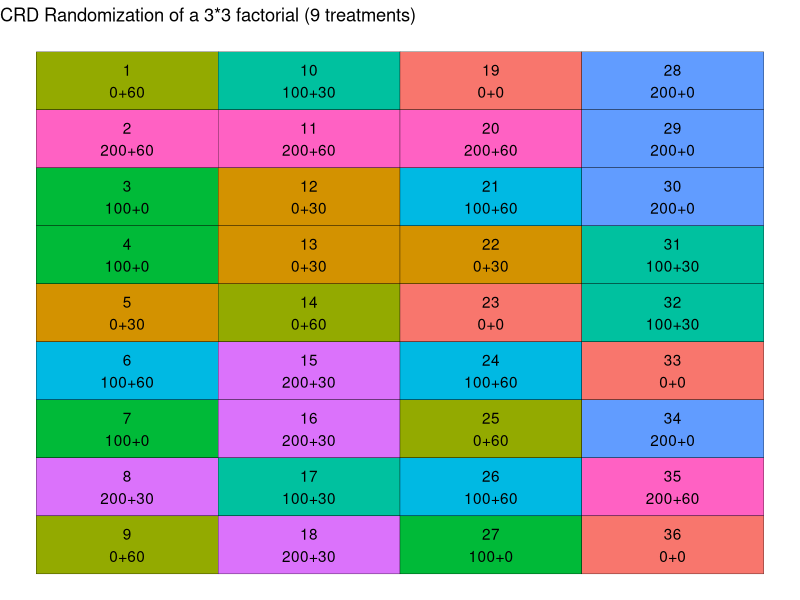

Write the R code that produced this figure. (Note: this script raises an error after producing the figure.)
## ---- chunk 1
# Loading packages
# install.packages("tidyr")
# install.packages("tidyverse")
library(tidyverse) # for data wrangling and plotting
library(tidyr)

# install.packages("cli")

# allPackages <- installed.packages()[,"Package"]
# exclude = c("base", "compiler", "datasets", "graphics", "grDevices", "grid", "methods", "parallel", "splines", "stats", "stats4", "tcltk", "tools", "utils")
# packages = allPackages[!allPackages %in% exclude]
# install.packages(pkgs = packages, clean = TRUE, quiet = FALSE)
## ---- chunk 2
#crossing helps to get all the combination
trts <- crossing(nrate_kgha = c(0,100,200),
                 krate_kgha = c(0,30,60)) %>% 
  mutate(trtnum = 1:nrow(.)) %>% 
  mutate(trtname = paste0(nrate_kgha, "+",krate_kgha))

trts
## ---- chunk 3
# Setting seed to get same randomization result every time
set.seed(930)

crd_rand <- crossing(trtname = trts$trtname,
                     rep = 1:4) %>% 
  
  # Since plots are organized without a structure, let's number them 1 through 36
  mutate(plot = 1:nrow(.)) %>% 
  # Randomizing trtname to plots, without restrictions 
  mutate(plot = sample(plot)) %>% 
  arrange(plot)

crd_rand
## ---- chunk 4
crd_layout <- crd_rand %>% 
  # Defining number of rows and columns in the field for plotting purposes
  mutate(row = rep(1:4, each = 9)) %>% 
  mutate(col = rep(seq(from = 1,
                       to = 9,
                       by = 1),times = 4)) %>% 
  # Creating plot and trtname labels for plotting
  mutate(lab = paste0(plot, "\n", trtname))
  
## ---- chunk 5
ggplot(data = crd_layout,
       aes(x = row, y = -col))+
  geom_tile(aes(fill = trtname),
            color = "black",
            show.legend = F)+
  geom_text(aes(label = lab))+
  labs(title = "CRD Randomization of a 3*3 factorial (9 treatments)")+
  theme_void()

## ---- chunk 6
# Setting seed to get same randomization result every time
set.seed(930)

rcbd_rand <- crossing(trtname = trts$trtname,
                      rep = 1:4) %>% 
  arrange(rep) %>% 
  group_by(rep) %>% 
  mutate(trtname = sample(trtname)) %>% 
  mutate(plot = (rep*100)+ 1:9)

rcbd_rand
## ---- chunk 7
rcbd_rand %>% 
  group_by(rep,trtname) %>% 
  tally() #%>% 
  filter(n>1)
## ---- chunk 8
rcbd_layout <- rcbd_rand %>%
  # Defining number of rows and columns in the field for plotting purposes
  mutate(row = rep(1:4, each = 9)) %>%
  mutate(col = rep(seq(from = 1, 
                       to = 9, #total number of treatments, 
                       by = 1), 
                   times = 4 #total number of blocks
  )) %>%
  # Creating plot and trtname labels for plotting
  mutate(lab = paste0(plot, "\n", trtname))

rcbd_layout
## ---- chunk 9
ggplot(data = rcbd_layout, aes(x = row, 
                               y = -col))+
  geom_tile(aes(fill = trtname),
            color = "black",
            show.legend = F
  )+
  geom_text(aes(label = plot), fontface = "bold", vjust = -.8)+
  geom_text(aes(label = trtname), vjust = 1)+
  labs(title = "RCBD randomization of a 3 x 3 factorial (9 treatments)") +
  theme_void()

## ---- chunk 10
rcbd_rand %>% 
  
  # Retrieving other information contained in trts
  left_join(trts) %>% 
  # Rearranging columns  
  dplyr::select(plot,rep,trtname,trtnum,nrate_kgha,krate_kgha) %>% 
  write.csv("../output/rcbd_randomization_table.csv")

## ---- chunk 11
ggsave("../output/rcbd_layoutmap.png",
       width = 6,
       height = 4,
       bg = "white")
